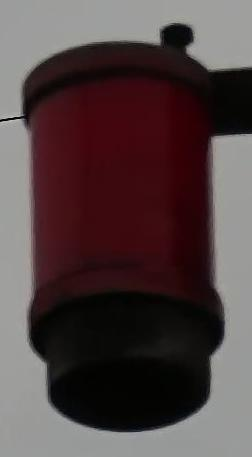
#> input picture images/呼吸器/3.jpg, 252 x 457 px, found by its file name
$ python grabcut_using_mask.py
#> lines starting #> are read from the running program, lines starting #| are printed output that depends on the picture; after the words box and inside, x2 and y2 are one past the last pixel; in counts of white or black regions, pixels touching at a corner belong together
'''
===============================================================================
-- Author:      Hamid Doostmohammadi, Azadeh Nazemi
-- Create date: 04/11/2020
-- Description:	This code is for GrabCut using mask.
                GrabCut is an image segmentation method based on graph cuts.
-- Status:      In progress
===============================================================================
'''

import numpy as np
import sys
import time
import cv2
import os

saliency = cv2.saliency.StaticSaliencyFineGrained_create()


def saliantMap(image):
    (success, saliencyMap) = saliency.computeSaliency(image)
    saliencyMap = (saliencyMap * 255).astype("uint8")
    threshMap = cv2.threshold(saliencyMap, 0, 255,
                              cv2.THRESH_BINARY | cv2.THRESH_OTSU)[1]

    return threshMap

file_path = '/home/linxu/Desktop/无人机巡检项目/输电杆塔照片素材/输电杆塔照片素材/杆塔倒塌/3.jpg'
image = cv2.imread(file_path)
#> image is the input picture: shape (457, 252, 3); mean B, G, R 67.8, 67.1, 82.6

h, w = image.shape[:2]
#> h = 457; w = 252
image = cv2.resize(image, (int(w*0.2), int(h*0.2)))
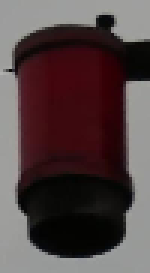
#> image: shape (91, 50, 3) (shown 3 times larger); mean B, G, R 67.7, 67, 82.5
h, w = image.shape[:2]
#> h = 91; w = 50
mask = saliantMap(image)
#> in saliantMap, `(success, saliencyMap) = saliency.computeSaliency(image)`:
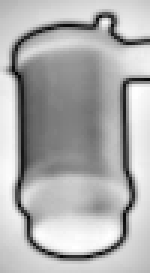
#> saliencyMap: shape (91, 50) float32 (shown 3 times larger); min 0.0157, max 1, mean 0.686
#> in saliantMap, `(success, saliencyMap) = saliency.computeSaliency(image)`: success = True
#> in saliantMap, `threshMap = cv2.threshold(saliencyMap, 0, 255, cv2.THRESH_BINARY | cv2..`:
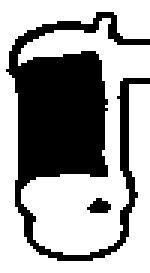
#> threshMap: shape (91, 50) (shown 3 times larger); 63% white; 2 black regions, box (x1, y1, x2, y2) and area: (2, 4, 50, 87) 1657, (29, 66, 37, 71) 28
roughOutput = cv2.bitwise_and(image, image, mask=mask)
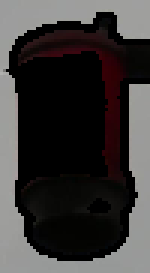
#> roughOutput: shape (91, 50, 3) (shown 3 times larger); mean B, G, R 54.8, 55.5, 58.4

cv2.imshow("Rough Output", roughOutput)
cv2.waitKey(0)

mask[mask > 0] = cv2.GC_PR_FGD
mask[mask == 0] = cv2.GC_BGD

fgModel = np.zeros((1, 65), dtype="float")
bgModel = np.zeros((1, 65), dtype="float")

start = time.time()
(mask, bgModel, fgModel) = cv2.grabCut(image, mask, None, bgModel,
                                       fgModel, iterCount=10, mode=cv2.GC_INIT_WITH_MASK)
end = time.time()
print("[INFO] applying GrabCut took {:.2f} seconds".format(end - start))

values = (
    ("Definite Background", cv2.GC_BGD),
    ("Probable Background", cv2.GC_PR_BGD),
    ("Definite Foreground", cv2.GC_FGD),
    ("Probable Foreground", cv2.GC_PR_FGD),
)

for (name, value) in values:
    print("[INFO] showing mask for '{}'".format(name))
    valueMask = (mask == value).astype("uint8") * 255

    cv2.imshow(name, valueMask)
    cv2.waitKey(0)

outputMask = np.where((mask == cv2.GC_BGD) | (mask == cv2.GC_PR_BGD),
                      0, 1)
#> outputMask: shape (91, 50) int64; every value is 0
outputMask = (outputMask * 255).astype("uint8")

output = cv2.bitwise_and(image, image, mask=outputMask)
#> output: shape (91, 50, 3); every value is 0

cv2.imshow("Input", image)
cv2.imshow("GrabCut Mask", outputMask)
cv2.imshow("GrabCut Output", output)
cv2.waitKey(0)

$ run again, with images/呼吸器/2.jpg copied over images/呼吸器/3.jpg
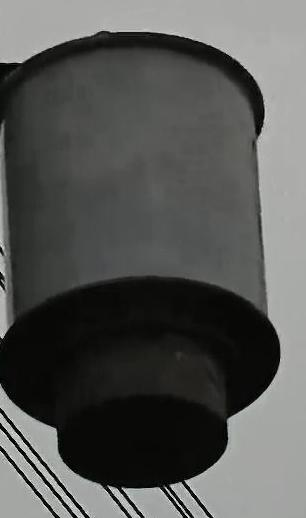
#> input picture images/呼吸器/2.jpg, 306 x 518 px, found by its file name
#> image is the input picture: shape (518, 306, 3); mean B, G, R 83.7, 85.9, 85.1
#> image: shape (103, 61, 3)
#> success = True
#> in saliantMap, `threshMap = cv2.threshold(saliencyMap, 0, 255, cv2.THRESH_BINARY | cv2..`:
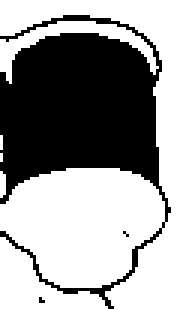
#> threshMap: shape (103, 61) (shown 3 times larger); 60.3% white; 3 black regions (2 under 20 px), largest, box (x1, y1, x2, y2) and area: (0, 5, 57, 103) 2487
#> `output = cv2.bitwise_and(image, image, mask=outputMask)`:
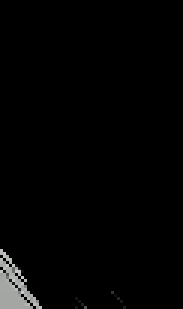
#> output: shape (103, 61, 3) (shown 3 times larger); mean B, G, R 3.7, 3.8, 3.7
